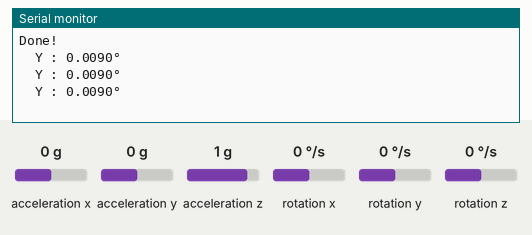
Recording of a sketch running on a simulated Arduino Uno, built with avr-gcc and run on an emulated ATmega328P. Parts: the last lines printed to the serial monitor. The inputs (shaded band) are chosen by the test bench; at power-on: acceleration x 0 g, acceleration y 0 g, acceleration z 1 g, rotation x 0 °/s, rotation y 0 °/s, rotation z 0 °/s.

Above: at 3.2 s.
3.3 s: acceleration x set to -1.4 g
At 3.9 s:
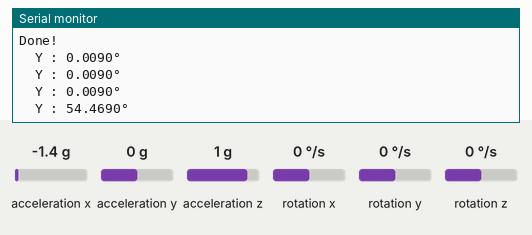
4.8 s: acceleration y set to -1.4 g
At 5.4 s:
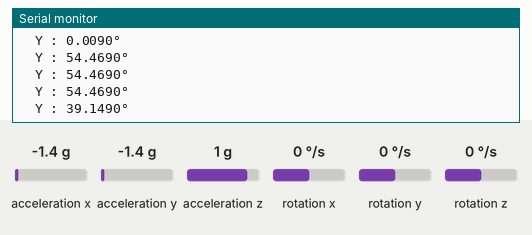
6.3 s: acceleration z set to -1.4 g
At 6.9 s:
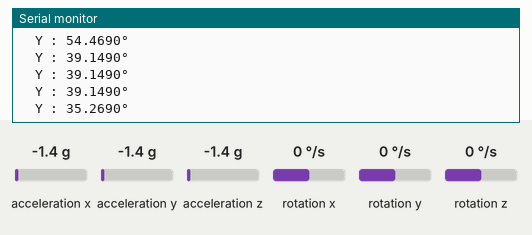
Timing chart, 0 to 9.3 s (numbered marks = the images above; inputs shaded):
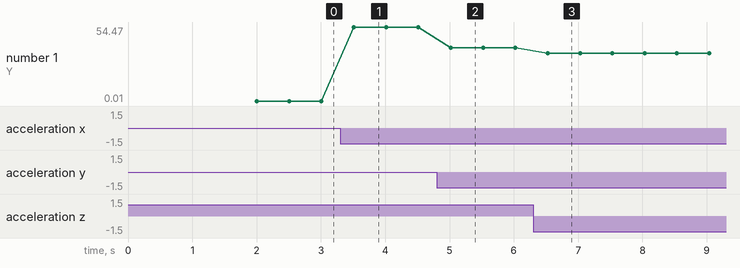

Measured:
- after the input at 3.3 s, the serial monitor: prints a new line after 0.21 s (image 1)
- after the input at 4.8 s, the serial monitor: prints a new line after 0.22 s (image 2)
- after the input at 6.3 s, the serial monitor: prints a new line after 0.23 s (image 3)
- plotted number 1: 0.01 → 54.47 after the input at 3.3 s, 54.47 → 39.15 after the input at 4.8 s, 39.15 → 35.27 after the input at 6.3 s

The sketch:

Gyro_Test.ino
```cpp
// (licence header left out)
#include "Wire.h"
#include <MPU6050_light.h>

MPU6050 mpu(Wire);
unsigned long timer = 0;

void setup() {
  Serial.begin(115200);
  Wire.begin();

  byte status = mpu.begin();
  Serial.print(F("MPU6050 status: "));
  Serial.println(status);
  while (status != 0) { }

  Serial.println(F("While calculating the offsets value, do not move the MPU6050 sensor"));
  delay(1000);
  // mpu.upsideDownMounting = true; // Comment on this line if MPU6050 is installed backwards
  mpu.calcOffsets();
  Serial.println("Done!\n");
}

void loop() {
  mpu.update();

//  if ((millis() - timer) > 10) { // print data every 10m
//    timer = millis();
//  }
  Serial.print("\tY : ");
  Serial.print(mpu.getAngleY());
  Serial.print("90\xc2\xb0\n");


  delay(500);

}
```
